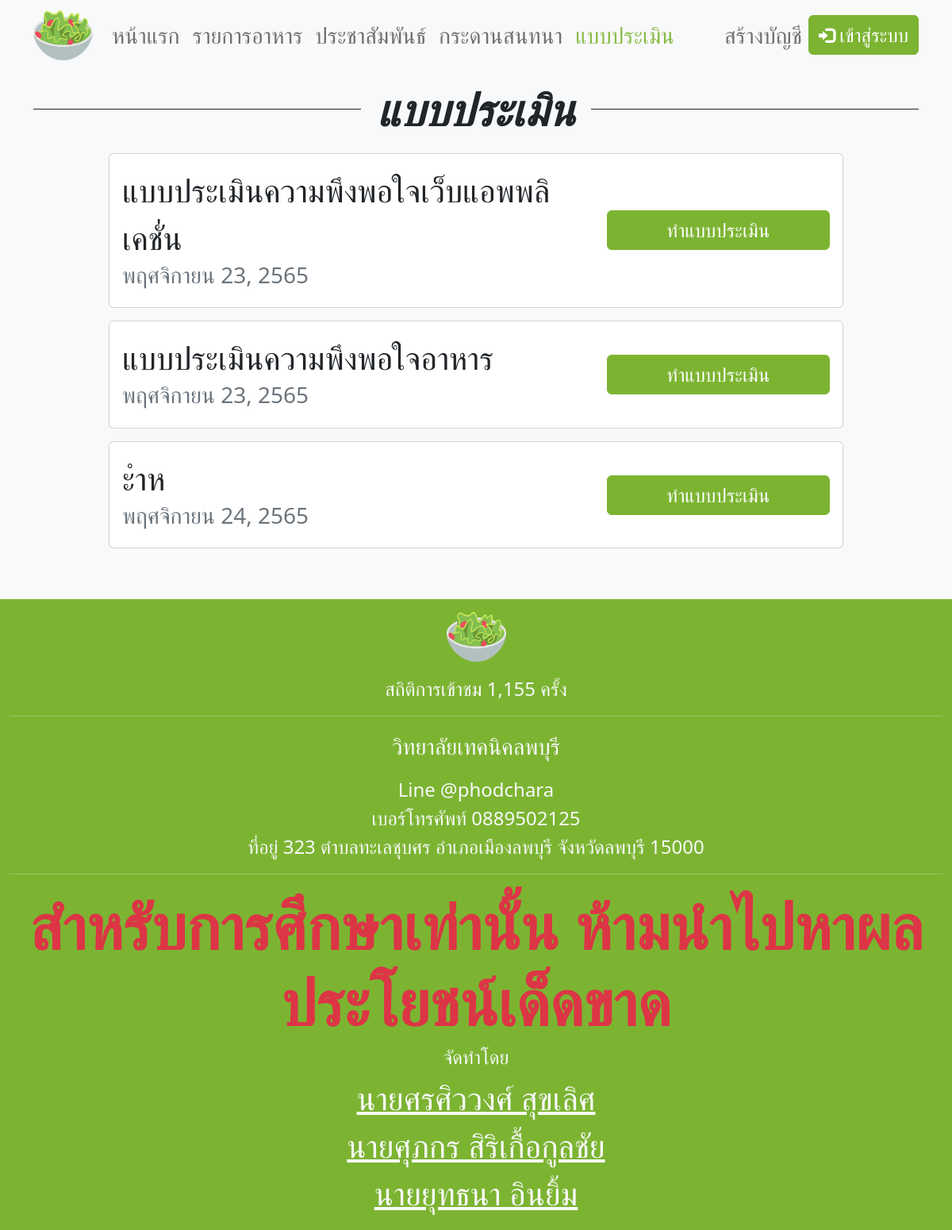
The app's page /?page=assessment with its own data.
### tables this page shows
CREATE TABLE `assessment` (
  `asse_id` int(11) NOT NULL,
  `u_id` int(11) NOT NULL,
  `asse_topic` varchar(255) NOT NULL,
  `asse_status` int(11) NOT NULL,
  `asse_created` datetime NOT NULL
);

### system/f_query.php (called while the page is built, shortened)
<?php
function loga($name, $text, $log) {
    return true;
}
function qry($sql, $log = false) {
    global $conn;
    if($query = mysqli_query($conn, $sql)) {
        return $query;
    }
    return false;
}
function num($sql, $log = false) {
    if($query = qry($sql, $log)) {
        $num = mysqli_num_rows($query);
        if($num >= 0) {
            return $num;
        }
    }
    return false;
}
function fec($sql, $log = false) {
    if($query = qry($sql, $log)) {
        if(num($sql, $log) > 0) {
            while($value = mysqli_fetch_array($query)) {
                $data[] = $value;
            }
            return $data;
        } else {
            loga("fetch", "no data to fetch", $log);
        }
    }
    return false;
}

### system/f_utility.php (called while the page is built, shortened)
<?php
function thai($time, $type = 1) {
    $cut = explode("-", $time);
    $timeNew = strtotime($time);
    $month_map = [
        "01" => "มกราคม",
        "02" => "กุมภาพันธ์",
        "03" => "มีนาคม",
        "04" => "เมษายน",
        "05" => "พฤษภาคม",
        "06" => "มิถุนายน",
        "07" => "กรกฎาคม",
        "08" => "สิงหาคม",
        "09" => "กันยายน",
        "10" => "ตุลาคม",
        "11" => "พฤศจิกายน",
        "12" => "ธันวาคม"
    ];
    $hour = date("H:i น.", $timeNew);
    $day = date("d", $timeNew);
    $month = $month_map[$cut[1]];
    $year = date("Y", $timeNew) + 543;
    if($type == 1) {
        $text = $month." ".$day.", ".$year;
        return $text;
    } elseif($type == 2) {
        $text = $day." ".$month." ".$year." เวลา ".$hour;
        return $text;
    }
    return $time;
}

### assessment.php (the view, shortened to what this page needs)
<?php
$u_id = (@$_SESSION['u_id'] != "") ? $_SESSION['u_id'] : 0;
$sql = "SELECT * FROM assessment WHERE asse_status='1'";
?>
<div class="container py-5" style="min-height: 60vh;">
    <div class="line">
        <span class="text">แบบประเมิน</span>
    </div>
    <?php
    if(num($sql) > 0) {
        ?>
        <div class="row justify-content-center">
            <div class="col-12 col-lg-10">
                <?php
                foreach (fec($sql) as $key => $value) {
                    $sql_c = "SELECT * FROM asse_answer WHERE u_id='$u_id' AND asse_id='".$value['asse_id']."'";
                    ?>
                    <div class="card my-3">
                        <div class="card-body">
                            <div class="row">
                                <div class="col-12 col-lg-8 my-auto">
                                    <p class="fs-1"><?= $value['asse_topic'] ?></p>
                                    <p class="h3 text-muted"><?= thai($value['asse_created']) ?></p>
                                </div>
                                <div class="col-12 col-lg-4 my-auto">
                                    <?php
                                    if(num($sql_c) == 0) {
                                        ?>
                                        <a href="?page=assessment-do&asse_id=<?= $value['asse_id'] ?>" class="btn btn-primary fs-4 w-100">ทำแบบประเมิน</a>
                                        <?php
                                    } else {
                                        ?>
                                        <button type="button" class="btn btn-primary fs-4 w-100" disabled>ทำแบบประเมิน</button>
                                        <?php
                                    }
                                    ?>
                                </div>
                            </div>
                        </div>
                    </div>
                    <?php
                }
                ?>
            </div>
        </div>
        <?php
    }
    ?>
</div>

### assets/style.css (style rules this page uses)
:root { --green: #7cb432; --green-rgb: rgb(124, 180, 50); --blue: #149da1; }
* { padding: 0; margin: 0; font-family: 'f', Segoe UI, Tahoma, Geneva, Verdana, sans-serif; }
p { margin-bottom: 0; }
.line { height: 40px; border-top: 1px solid; text-align: center; font-weight: bold; font-style: italic; }
.line .text { position: relative; font-size: 36px; top: -28px; background-color: #f8f9fa; padding-left: 20px; padding-right: 20px; }
@media (min-width: 992px) { .line .text { font-size: 56px; top: -43px; } }

### records on screen
assessment: asse_topic "แบบประเมินความพึงพอใจเว็บแอพพลิเคชั่น", asse_created "พฤศจิกายน 23, 2565"
assessment: asse_topic "แบบประเมินความพึงพอใจอาหาร", asse_created "พฤศจิกายน 23, 2565"
assessment: asse_topic "ะำห", asse_created "พฤศจิกายน 24, 2565"

### other values on screen
$data[0]['c'] "1,155"
